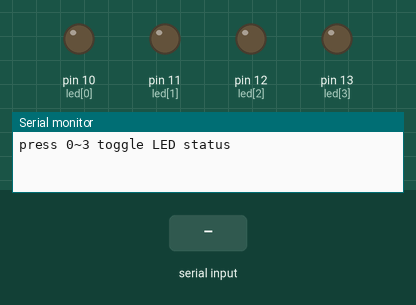
Bench run of a sketch on a simulated Arduino Uno, built with avr-gcc and run on an emulated ATmega328P. Parts: output pins drawn as LEDs (lit = HIGH), the last lines printed to the serial monitor. Dashed ring = blinking. Inputs (shaded band) come from the test bench.

Above: at 1.2 s.
1.3 s: "90,45\n" received over Serial
At 2.1 s:
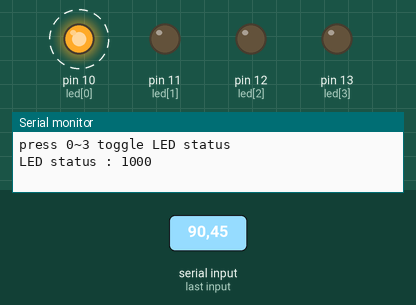
4.3 s: "30,150\n" received over Serial
At 5.7 s:
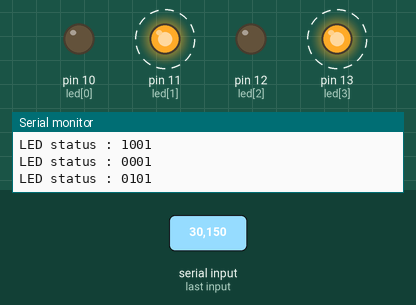
7.3 s: "200\n" received over Serial
At 7.7 s:
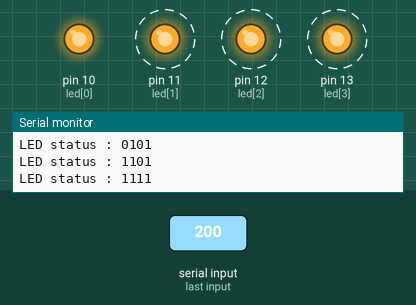
10.3 s: "1\n" received over Serial
At 10.5 s:
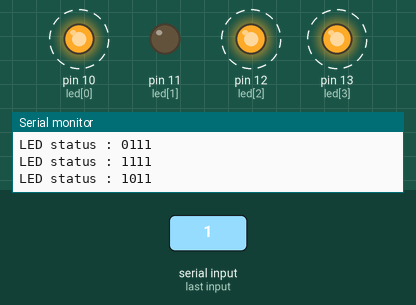
13.3 s: "90\n" received over Serial
At 14.1 s:
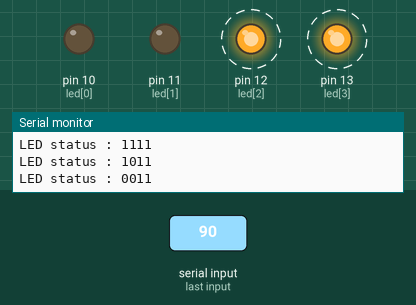
16.3 s: "30,150\n" received over Serial
At 17.7 s:
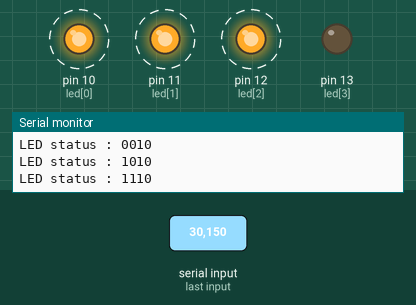
Timing chart, 0 to 20.3 s (numbered marks = the images above; inputs shaded):
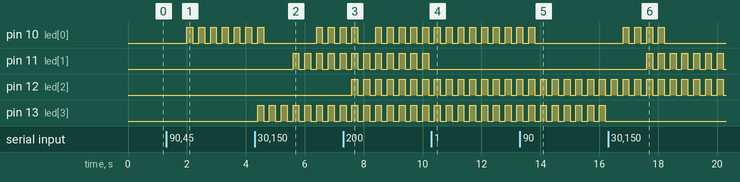

The sketch:

3-49-1.ino
```cpp
int i; //陣列資料索引值。
int num; //鍵值。
int led[]={10,11,12,13}; //數位接腳10~13連接四個LED。
int status[]={0,0,0,0}; //LED 狀態。
void setup()
{
 Serial.begin(9600); //初始化串列埠，設定鮑率為9600bps。
 Serial.println("press 0~3 toggle LED status");
 for(i=0;i<4;i++) //設定數位接腳10~13為輸出模式。
 pinMode(led[i],OUTPUT);
 for(i=0;i<4;i++) //設定LED初始狀態為暗。
 digitalWrite(led[i],LOW);
}
void loop()
{
 if(Serial.available()>0) //按任意鍵?
 {
     num = Serial.read(); //讀取按鍵值。
     num=num-'0'; //按鍵值轉成數值。
     if(num>=0 && num<=3) //按0~3 鍵?
     {
         status[num]=!status[num]; //改變LED狀態。
//         digitalWrite(led[num],status[num]);

         Serial.print("LED status : ");
         for(i=0;i<4;i++) //顯示LED狀態。
         {
           if(status[i]==1)
           Serial.print("1");
           else
           Serial.print("0");
         }
         Serial.println();
     }
 }

for(int i=0 ; i<4 ; i++){
  if(status[i]==1){
    digitalWrite(led[i],HIGH);
  }
}
delay(200);
for(int i=0 ; i<4 ; i++){
  digitalWrite(led[i],LOW);
}
delay(200);
}
```

Measured:
- after the input at 1.3 s, pin 10 (led[0]): alternates HIGH for 0.20 s and LOW for 0.20 s, starting after 0.70 s
- after the input at 4.3 s, pin 11 (led[1]): alternates HIGH for 0.20 s and LOW for 0.20 s, starting after 1.3 s; pin 13 (led[3]): alternates HIGH for 0.20 s and LOW for 0.20 s, starting after 0.10 s
- after the input at 7.3 s, pin 12 (led[2]): alternates HIGH for 0.20 s and LOW for 0.20 s, starting after 0.30 s
- after the input at 10.3 s, pin 11 (led[1]): stops changing and stays LOW
- after the input at 13.3 s, pin 10 (led[0]): goes on until 13.8 s, then stays LOW
- after the input at 16.3 s, pin 10 (led[0]): alternates HIGH for 0.20 s and LOW for 0.20 s, 8 changes in all, then stays LOW, starting after 0.51 s; pin 11 (led[1]): alternates HIGH for 0.20 s and LOW for 0.20 s, starting after 1.3 s; pin 13 (led[3]): stops changing and stays LOW
